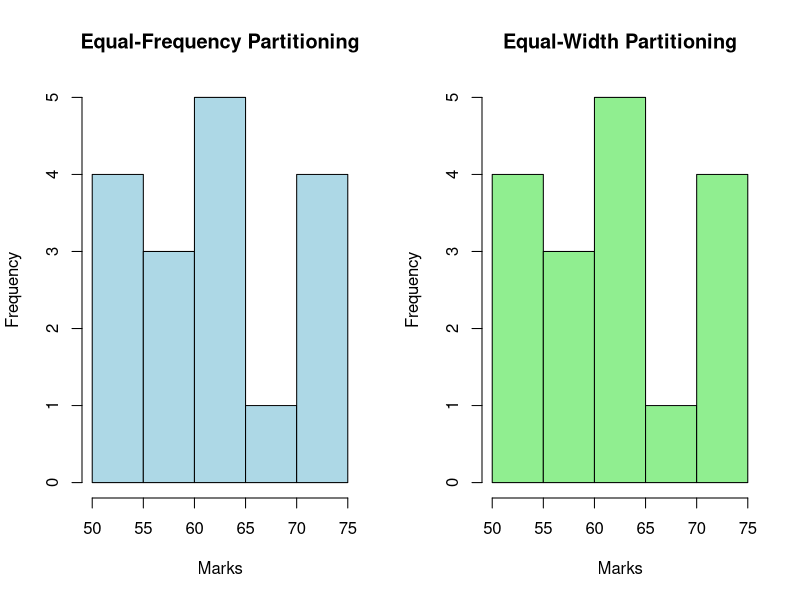

Write the R code that produced this figure.
marks <- c(55, 60, 71, 63, 55, 65, 50, 55, 58, 59, 61, 63, 65, 67, 71, 72, 75)
num_bins <- 3
bin_size <- length(marks) / num_bins
equal_frequency_bins <- cut(marks, breaks = quantile(marks, probs = (0:num_bins) / num_bins), include.lowest = TRUE)
bin_width <- (max(marks) - min(marks)) / num_bins
equal_width_bins <- cut(marks, breaks = seq(min(marks), max(marks) + bin_width, by = bin_width), include.lowest = TRUE)
par(mfrow = c(1, 2))
hist(marks, main = "Equal-Frequency Partitioning", xlab = "Marks", col = "lightblue")
hist(marks, main = "Equal-Width Partitioning", xlab = "Marks", col = "lightgreen")
par(mfrow = c(1, 1))
